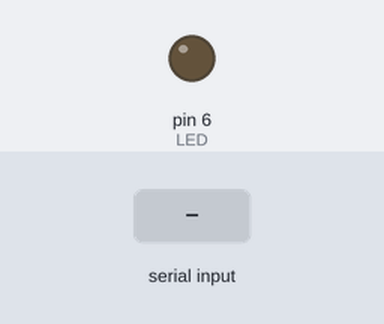
A sketch run on a simulated Arduino Uno, built with avr-gcc and run on an emulated ATmega328P. On the bench: output pins drawn as LEDs (lit = HIGH). The inputs (shaded band) are chosen by the test bench.

Above: at 1.2 s.
1.3 s: byte 1 (1) received over Serial
At 2.1 s:
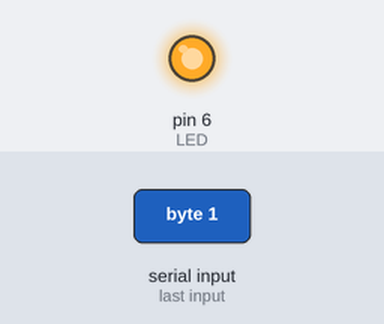
Timing chart, 0 to 4.3 s (numbered marks = the images above; inputs shaded):
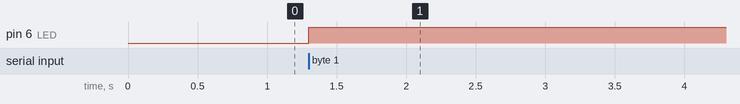

Measured:
- after the input at 1.3 s, pin 6 (LED): LOW → HIGH at once

The sketch:

ex10_01_d.ino
```cpp
// 아두이노: 인터럽트(interrupt) 방식
// 수신된 정수로 LED 점멸 제어

#define LED 6

void setup() {
  pinMode(LED, OUTPUT);
  Serial.begin(9600);
}

void loop() { }

// 수신값이 있으면 자동 호출
void serialEvent() {
  int value = Serial.read();	// 읽기
  if (value == 1) {    		// 1 수신
    digitalWrite(LED, 1);
  } else if (value == 0) {  	// 0 수신
    digitalWrite(LED, 0);
  }
}
```
